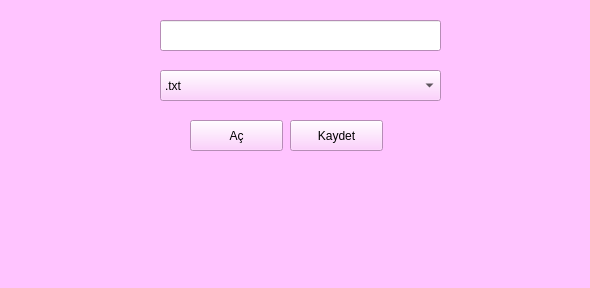
<?xml version="1.0" encoding="UTF-8"?>
<ui version="4.0">
 <class>Form</class>
 <widget class="QWidget" name="Form1">
  <property name="geometry">
   <rect>
    <x>0</x>
    <y>0</y>
    <width>590</width>
    <height>288</height>
   </rect>
  </property>
  <property name="palette">
   <palette>
    <active>
     <colorrole role="WindowText">
      <brush brushstyle="SolidPattern">
       <color alpha="255">
        <red>0</red>
        <green>0</green>
        <blue>0</blue>
       </color>
      </brush>
     </colorrole>
     <colorrole role="Button">
      <brush brushstyle="SolidPattern">
       <color alpha="255">
        <red>255</red>
        <green>196</green>
        <blue>255</blue>
       </color>
      </brush>
     </colorrole>
     <colorrole role="Light">
      <brush brushstyle="SolidPattern">
       <color alpha="255">
        <red>255</red>
        <green>255</green>
        <blue>255</blue>
       </color>
      </brush>
     </colorrole>
     <colorrole role="Midlight">
      <brush brushstyle="SolidPattern">
       <color alpha="255">
        <red>255</red>
        <green>225</green>
        <blue>255</blue>
       </color>
      </brush>
     </colorrole>
     <colorrole role="Dark">
      <brush brushstyle="SolidPattern">
       <color alpha="255">
        <red>127</red>
        <green>98</green>
        <blue>127</blue>
       </color>
      </brush>
     </colorrole>
     <colorrole role="Mid">
      <brush brushstyle="SolidPattern">
       <color alpha="255">
        <red>170</red>
        <green>131</green>
        <blue>170</blue>
       </color>
      </brush>
     </colorrole>
     <colorrole role="Text">
      <brush brushstyle="SolidPattern">
       <color alpha="255">
        <red>0</red>
        <green>0</green>
        <blue>0</blue>
       </color>
      </brush>
     </colorrole>
     <colorrole role="BrightText">
      <brush brushstyle="SolidPattern">
       <color alpha="255">
        <red>255</red>
        <green>255</green>
        <blue>255</blue>
       </color>
      </brush>
     </colorrole>
     <colorrole role="ButtonText">
      <brush brushstyle="SolidPattern">
       <color alpha="255">
        <red>0</red>
        <green>0</green>
        <blue>0</blue>
       </color>
      </brush>
     </colorrole>
     <colorrole role="Base">
      <brush brushstyle="SolidPattern">
       <color alpha="255">
        <red>255</red>
        <green>255</green>
        <blue>255</blue>
       </color>
      </brush>
     </colorrole>
     <colorrole role="Window">
      <brush brushstyle="SolidPattern">
       <color alpha="255">
        <red>255</red>
        <green>196</green>
        <blue>255</blue>
       </color>
      </brush>
     </colorrole>
     <colorrole role="Shadow">
      <brush brushstyle="SolidPattern">
       <color alpha="255">
        <red>0</red>
        <green>0</green>
        <blue>0</blue>
       </color>
      </brush>
     </colorrole>
     <colorrole role="AlternateBase">
      <brush brushstyle="SolidPattern">
       <color alpha="255">
        <red>255</red>
        <green>225</green>
        <blue>255</blue>
       </color>
      </brush>
     </colorrole>
     <colorrole role="ToolTipBase">
      <brush brushstyle="SolidPattern">
       <color alpha="255">
        <red>255</red>
        <green>255</green>
        <blue>220</blue>
       </color>
      </brush>
     </colorrole>
     <colorrole role="ToolTipText">
      <brush brushstyle="SolidPattern">
       <color alpha="255">
        <red>0</red>
        <green>0</green>
        <blue>0</blue>
       </color>
      </brush>
     </colorrole>
    </active>
    <inactive>
     <colorrole role="WindowText">
      <brush brushstyle="SolidPattern">
       <color alpha="255">
        <red>0</red>
        <green>0</green>
        <blue>0</blue>
       </color>
      </brush>
     </colorrole>
     <colorrole role="Button">
      <brush brushstyle="SolidPattern">
       <color alpha="255">
        <red>255</red>
        <green>196</green>
        <blue>255</blue>
       </color>
      </brush>
     </colorrole>
     <colorrole role="Light">
      <brush brushstyle="SolidPattern">
       <color alpha="255">
        <red>255</red>
        <green>255</green>
        <blue>255</blue>
       </color>
      </brush>
     </colorrole>
     <colorrole role="Midlight">
      <brush brushstyle="SolidPattern">
       <color alpha="255">
        <red>255</red>
        <green>225</green>
        <blue>255</blue>
       </color>
      </brush>
     </colorrole>
     <colorrole role="Dark">
      <brush brushstyle="SolidPattern">
       <color alpha="255">
        <red>127</red>
        <green>98</green>
        <blue>127</blue>
       </color>
      </brush>
     </colorrole>
     <colorrole role="Mid">
      <brush brushstyle="SolidPattern">
       <color alpha="255">
        <red>170</red>
        <green>131</green>
        <blue>170</blue>
       </color>
      </brush>
     </colorrole>
     <colorrole role="Text">
      <brush brushstyle="SolidPattern">
       <color alpha="255">
        <red>0</red>
        <green>0</green>
        <blue>0</blue>
       </color>
      </brush>
     </colorrole>
     <colorrole role="BrightText">
      <brush brushstyle="SolidPattern">
       <color alpha="255">
        <red>255</red>
        <green>255</green>
        <blue>255</blue>
       </color>
      </brush>
     </colorrole>
     <colorrole role="ButtonText">
      <brush brushstyle="SolidPattern">
       <color alpha="255">
        <red>0</red>
        <green>0</green>
        <blue>0</blue>
       </color>
      </brush>
     </colorrole>
     <colorrole role="Base">
      <brush brushstyle="SolidPattern">
       <color alpha="255">
        <red>255</red>
        <green>255</green>
        <blue>255</blue>
       </color>
      </brush>
     </colorrole>
     <colorrole role="Window">
      <brush brushstyle="SolidPattern">
       <color alpha="255">
        <red>255</red>
        <green>196</green>
        <blue>255</blue>
       </color>
      </brush>
     </colorrole>
     <colorrole role="Shadow">
      <brush brushstyle="SolidPattern">
       <color alpha="255">
        <red>0</red>
        <green>0</green>
        <blue>0</blue>
       </color>
      </brush>
     </colorrole>
     <colorrole role="AlternateBase">
      <brush brushstyle="SolidPattern">
       <color alpha="255">
        <red>255</red>
        <green>225</green>
        <blue>255</blue>
       </color>
      </brush>
     </colorrole>
     <colorrole role="ToolTipBase">
      <brush brushstyle="SolidPattern">
       <color alpha="255">
        <red>255</red>
        <green>255</green>
        <blue>220</blue>
       </color>
      </brush>
     </colorrole>
     <colorrole role="ToolTipText">
      <brush brushstyle="SolidPattern">
       <color alpha="255">
        <red>0</red>
        <green>0</green>
        <blue>0</blue>
       </color>
      </brush>
     </colorrole>
    </inactive>
    <disabled>
     <colorrole role="WindowText">
      <brush brushstyle="SolidPattern">
       <color alpha="255">
        <red>127</red>
        <green>98</green>
        <blue>127</blue>
       </color>
      </brush>
     </colorrole>
     <colorrole role="Button">
      <brush brushstyle="SolidPattern">
       <color alpha="255">
        <red>255</red>
        <green>196</green>
        <blue>255</blue>
       </color>
      </brush>
     </colorrole>
     <colorrole role="Light">
      <brush brushstyle="SolidPattern">
       <color alpha="255">
        <red>255</red>
        <green>255</green>
        <blue>255</blue>
       </color>
      </brush>
     </colorrole>
     <colorrole role="Midlight">
      <brush brushstyle="SolidPattern">
       <color alpha="255">
        <red>255</red>
        <green>225</green>
        <blue>255</blue>
       </color>
      </brush>
     </colorrole>
     <colorrole role="Dark">
      <brush brushstyle="SolidPattern">
       <color alpha="255">
        <red>127</red>
        <green>98</green>
        <blue>127</blue>
       </color>
      </brush>
     </colorrole>
     <colorrole role="Mid">
      <brush brushstyle="SolidPattern">
       <color alpha="255">
        <red>170</red>
        <green>131</green>
        <blue>170</blue>
       </color>
      </brush>
     </colorrole>
     <colorrole role="Text">
      <brush brushstyle="SolidPattern">
       <color alpha="255">
        <red>127</red>
        <green>98</green>
        <blue>127</blue>
       </color>
      </brush>
     </colorrole>
     <colorrole role="BrightText">
      <brush brushstyle="SolidPattern">
       <color alpha="255">
        <red>255</red>
        <green>255</green>
        <blue>255</blue>
       </color>
      </brush>
     </colorrole>
     <colorrole role="ButtonText">
      <brush brushstyle="SolidPattern">
       <color alpha="255">
        <red>127</red>
        <green>98</green>
        <blue>127</blue>
       </color>
      </brush>
     </colorrole>
     <colorrole role="Base">
      <brush brushstyle="SolidPattern">
       <color alpha="255">
        <red>255</red>
        <green>196</green>
        <blue>255</blue>
       </color>
      </brush>
     </colorrole>
     <colorrole role="Window">
      <brush brushstyle="SolidPattern">
       <color alpha="255">
        <red>255</red>
        <green>196</green>
        <blue>255</blue>
       </color>
      </brush>
     </colorrole>
     <colorrole role="Shadow">
      <brush brushstyle="SolidPattern">
       <color alpha="255">
        <red>0</red>
        <green>0</green>
        <blue>0</blue>
       </color>
      </brush>
     </colorrole>
     <colorrole role="AlternateBase">
      <brush brushstyle="SolidPattern">
       <color alpha="255">
        <red>255</red>
        <green>196</green>
        <blue>255</blue>
       </color>
      </brush>
     </colorrole>
     <colorrole role="ToolTipBase">
      <brush brushstyle="SolidPattern">
       <color alpha="255">
        <red>255</red>
        <green>255</green>
        <blue>220</blue>
       </color>
      </brush>
     </colorrole>
     <colorrole role="ToolTipText">
      <brush brushstyle="SolidPattern">
       <color alpha="255">
        <red>0</red>
        <green>0</green>
        <blue>0</blue>
       </color>
      </brush>
     </colorrole>
    </disabled>
   </palette>
  </property>
  <property name="windowTitle">
   <string>Küçük Pencere</string>
  </property>
  <widget class="QComboBox" name="comboBox">
   <property name="geometry">
    <rect>
     <x>160</x>
     <y>70</y>
     <width>281</width>
     <height>31</height>
    </rect>
   </property>
   <item>
    <property name="text">
     <string>.txt</string>
    </property>
   </item>
   <item>
    <property name="text">
     <string>.doc</string>
    </property>
   </item>
   <item>
    <property name="text">
     <string>.pdf</string>
    </property>
   </item>
   <item>
    <property name="text">
     <string>.mp3</string>
    </property>
   </item>
   <item>
    <property name="text">
     <string>.mp4</string>
    </property>
   </item>
   <item>
    <property name="text">
     <string>.jpg</string>
    </property>
   </item>
   <item>
    <property name="text">
     <string>.png</string>
    </property>
   </item>
   <item>
    <property name="text">
     <string>.html</string>
    </property>
   </item>
   <item>
    <property name="text">
     <string>.zip</string>
    </property>
   </item>
   <item>
    <property name="text">
     <string>.rar</string>
    </property>
   </item>
  </widget>
  <widget class="QPushButton" name="buton1">
   <property name="geometry">
    <rect>
     <x>190</x>
     <y>120</y>
     <width>93</width>
     <height>31</height>
    </rect>
   </property>
   <property name="text">
    <string>Aç</string>
   </property>
  </widget>
  <widget class="QPushButton" name="buton2">
   <property name="geometry">
    <rect>
     <x>290</x>
     <y>120</y>
     <width>93</width>
     <height>31</height>
    </rect>
   </property>
   <property name="text">
    <string>Kaydet</string>
   </property>
  </widget>
  <widget class="QLineEdit" name="lineEdit">
   <property name="geometry">
    <rect>
     <x>160</x>
     <y>20</y>
     <width>281</width>
     <height>31</height>
    </rect>
   </property>
  </widget>
 </widget>
 <resources/>
 <connections/>
</ui>
